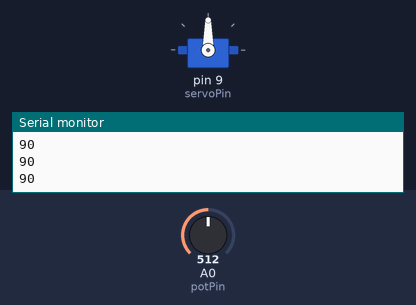
Recording of a sketch running on a simulated Arduino Uno, built with avr-gcc and run on an emulated ATmega328P. Parts: servo, the last lines printed to the serial monitor. Inputs (shaded band) come from the test bench; at power-on: A0 (potPin) = 512.

Above: at 1.2 s.
1.3 s: A0 (potPin) set to 716
At 1.9 s:
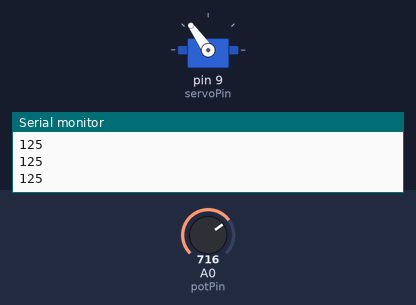
2.8 s: A0 (potPin) set to 900
At 4.0 s:
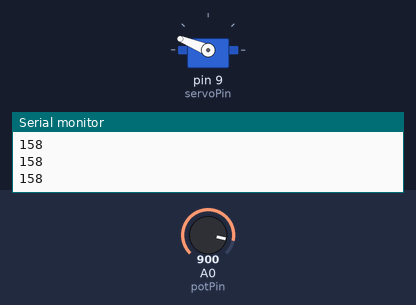
4.3 s: A0 (potPin) set to 1023
At 5.2 s:
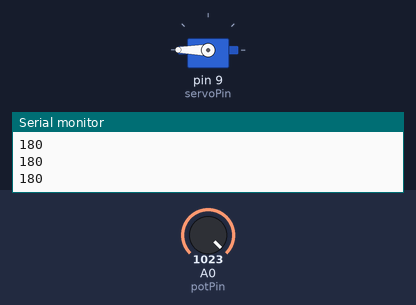
5.8 s: A0 (potPin) set to 306
At 6.7 s:
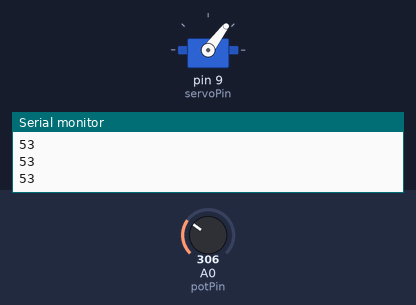
7.3 s: A0 (potPin) set to 122
At 8.5 s:
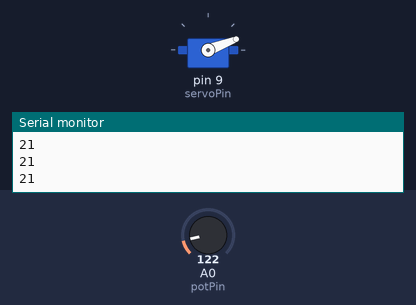
8.8 s: A0 (potPin) set to 0
At 9.9 s:
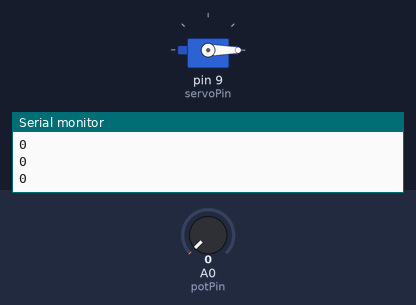
Timing chart, 0 to 11.3 s (numbered marks = the images above; inputs shaded):
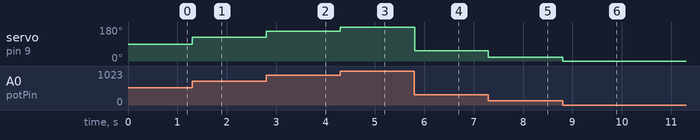

The sketch:

p4-servo-potentiometer.ino
```cpp
#include <Servo.h>

Servo servo;
int potPin = A0;
int servoPin = 9;
int value;

void setup() {
  Serial.begin(9600);
  servo.attach(servoPin);
}

void loop() {
  // Potentiometer dari 0 hingga 1023, sedangkan Servo dari 0 hingga 180
  value = map(analogRead(potPin), 0, 1023, 0, 180);

  // Output ke Servo dan Serial Monitor
  servo.write(value);
  Serial.println(value);

  delay(10);
}
```

Measured:
- after the input at 1.3 s, servo on pin 9 (servoPin): 90° → 125° at once
- after the input at 2.8 s, servo on pin 9 (servoPin): 125° → 158° at once
- after the input at 4.3 s, servo on pin 9 (servoPin): 158° → 180° at once
- after the input at 5.8 s, servo on pin 9 (servoPin): 180° → 53° at once
- after the input at 7.3 s, servo on pin 9 (servoPin): 53° → 21° at once
- after the input at 8.8 s, servo on pin 9 (servoPin): 21° → 0° at once
